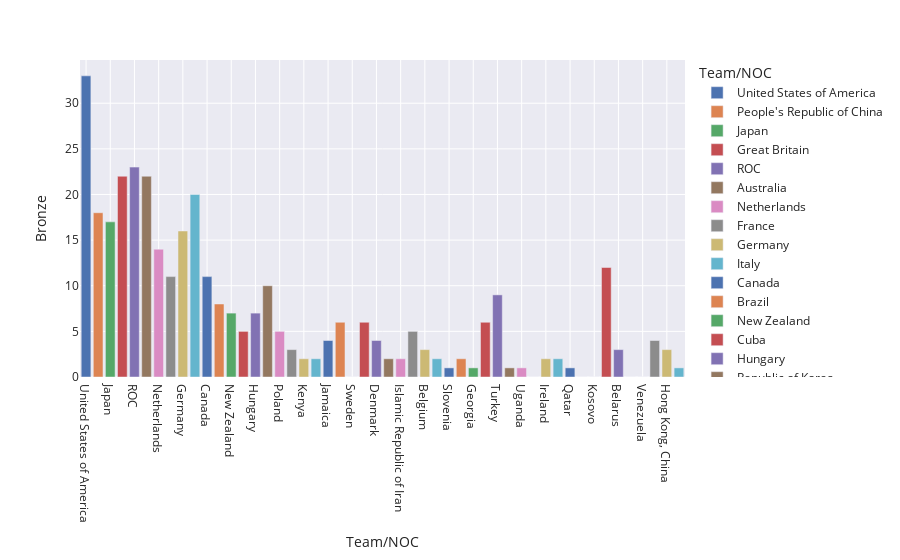

Write notebook code for a chart like this one.
### Code cell
px.bar(data_frame=teamdata,x='Team/NOC',y='Bronze',template='seaborn',color='Team/NOC')

### Figure 1 — Plotly figure (JSON) as saved in the notebook; plotly's stock layout.template omitted (floating-point values rounded to 4 significant figures)
{"data": [{"alignmentgroup": "True", "hovertemplate": "Team/NOC=%{x}<br>Bronze=%{y}<extra></extra>", "legendgroup": "United States of America", "marker": {"color": "rgb(76,114,176)", "pattern": {"shape": ""}}, "name": "United States of America", "offsetgroup": "United States of America", "orientation": "v", "showlegend": true, "textposition": "auto", "type": "bar", "x": ["United States of America"], "xaxis": "x", "y": [33], "yaxis": "y"}, {"alignmentgroup": "True", "hovertemplate": "Team/NOC=%{x}<br>Bronze=%{y}<extra></extra>", "legendgroup": "People's Republic of China", "marker": {"color": "rgb(221,132,82)", "pattern": {"shape": ""}}, "name": "People's Republic of China", "offsetgroup": "People's Republic of China", "orientation": "v", "showlegend": true, "textposition": "auto", "type": "bar", "x": ["People's Republic of China"], "xaxis": "x", "y": [18], "yaxis": "y"}, {"alignmentgroup": "True", "hovertemplate": "Team/NOC=%{x}<br>Bronze=%{y}<extra></extra>", "legendgroup": "Japan", "marker": {"color": "rgb(85,168,104)", "pattern": {"shape": ""}}, "name": "Japan", "offsetgroup": "Japan", "orientation": "v", "showlegend": true, "textposition": "auto", "type": "bar", "x": ["Japan"], "xaxis": "x", "y": [17], "yaxis": "y"}, {"alignmentgroup": "True", "hovertemplate": "Team/NOC=%{x}<br>Bronze=%{y}<extra></extra>", "legendgroup": "Great Britain", "marker": {"color": "rgb(196,78,82)", "pattern": {"shape": ""}}, "name": "Great Britain", "offsetgroup": "Great Britain", "orientation": "v", "showlegend": true, "textposition": "auto", "type": "bar", "x": ["Great Britain"], "xaxis": "x", "y": [22], "yaxis": "y"}, {"alignmentgroup": "True", "hovertemplate": "Team/NOC=%{x}<br>Bronze=%{y}<extra></extra>", "legendgroup": "ROC", "marker": {"color": "rgb(129,114,179)", "pattern": {"shape": ""}}, "name": "ROC", "offsetgroup": "ROC", "orientation": "v", "showlegend": true, "textposition": "auto", "type": "bar", "x": ["ROC"], "xaxis": "x", "y": [23], "yaxis": "y"}, {"alignmentgroup": "True", "hovertemplate": "Team/NOC=%{x}<br>Bronze=%{y}<extra></extra>", "legendgroup": "Australia", "marker": {"color": "rgb(147,120,96)", "pattern": {"shape": ""}}, "name": "Australia", "offsetgroup": "Australia", "orientation": "v", "showlegend": true, "textposition": "auto", "type": "bar", "x": ["Australia"], "xaxis": "x", "y": [22], "yaxis": "y"}, {"alignmentgroup": "True", "hovertemplate": "Team/NOC=%{x}<br>Bronze=%{y}<extra></extra>", "legendgroup": "Netherlands", "marker": {"color": "rgb(218,139,195)", "pattern": {"shape": ""}}, "name": "Netherlands", "offsetgroup": "Netherlands", "orientation": "v", "showlegend": true, "textposition": "auto", "type": "bar", "x": ["Netherlands"], "xaxis": "x", "y": [14], "yaxis": "y"}, {"alignmentgroup": "True", "hovertemplate": "Team/NOC=%{x}<br>Bronze=%{y}<extra></extra>", "legendgroup": "France", "marker": {"color": "rgb(140,140,140)", "pattern": {"shape": ""}}, "name": "France", "offsetgroup": "France", "orientation": "v", "showlegend": true, "textposition": "auto", "type": "bar", "x": ["France"], "xaxis": "x", "y": [11], "yaxis": "y"}, {"alignmentgroup": "True", "hovertemplate": "Team/NOC=%{x}<br>Bronze=%{y}<extra></extra>", "legendgroup": "Germany", "marker": {"color": "rgb(204,185,116)", "pattern": {"shape": ""}}, "name": "Germany", "offsetgroup": "Germany", "orientation": "v", "showlegend": true, "textposition": "auto", "type": "bar", "x": ["Germany"], "xaxis": "x", "y": [16], "yaxis": "y"}, {"alignmentgroup": "True", "hovertemplate": "Team/NOC=%{x}<br>Bronze=%{y}<extra></extra>", "legendgroup": "Italy", "marker": {"color": "rgb(100,181,205)", "pattern": {"shape": ""}}, "name": "Italy", "offsetgroup": "Italy", "orientation": "v", "showlegend": true, "textposition": "auto", "type": "bar", "x": ["Italy"], "xaxis": "x", "y": [20], "yaxis": "y"}, {"alignmentgroup": "True", "hovertemplate": "Team/NOC=%{x}<br>Bronze=%{y}<extra></extra>", "legendgroup": "Canada", "marker": {"color": "rgb(76,114,176)", "pattern": {"shape": ""}}, "name": "Canada", "offsetgroup": "Canada", "orientation": "v", "showlegend": true, "textposition": "auto", "type": "bar", "x": ["Canada"], "xaxis": "x", "y": [11], "yaxis": "y"}, {"alignmentgroup": "True", "hovertemplate": "Team/NOC=%{x}<br>Bronze=%{y}<extra></extra>", "legendgroup": "Brazil", "marker": {"color": "rgb(221,132,82)", "pattern": {"shape": ""}}, "name": "Brazil", "offsetgroup": "Brazil", "orientation": "v", "showlegend": true, "textposition": "auto", "type": "bar", "x": ["Brazil"], "xaxis": "x", "y": [8], "yaxis": "y"}, {"alignmentgroup": "True", "hovertemplate": "Team/NOC=%{x}<br>Bronze=%{y}<extra></extra>", "legendgroup": "New Zealand", "marker": {"color": "rgb(85,168,104)", "pattern": {"shape": ""}}, "name": "New Zealand", "offsetgroup": "New Zealand", "orientation": "v", "showlegend": true, "textposition": "auto", "type": "bar", "x": ["New Zealand"], "xaxis": "x", "y": [7], "yaxis": "y"}, {"alignmentgroup": "True", "hovertemplate": "Team/NOC=%{x}<br>Bronze=%{y}<extra></extra>", "legendgroup": "Cuba", "marker": {"color": "rgb(196,78,82)", "pattern": {"shape": ""}}, "name": "Cuba", "offsetgroup": "Cuba", "orientation": "v", "showlegend": true, "textposition": "auto", "type": "bar", "x": ["Cuba"], "xaxis": "x", "y": [5], "yaxis": "y"}, {"alignmentgroup": "True", "hovertemplate": "Team/NOC=%{x}<br>Bronze=%{y}<extra></extra>", "legendgroup": "Hungary", "marker": {"color": "rgb(129,114,179)", "pattern": {"shape": ""}}, "name": "Hungary", "offsetgroup": "Hungary", "orientation": "v", "showlegend": true, "textposition": "auto", "type": "bar", "x": ["Hungary"], "xaxis": "x", "y": [7], "yaxis": "y"}, {"alignmentgroup": "True", "hovertemplate": "Team/NOC=%{x}<br>Bronze=%{y}<extra></extra>", "legendgroup": "Republic of Korea", "marker": {"color": "rgb(147,120,96)", "pattern": {"shape": ""}}, "name": "Republic of Korea", "offsetgroup": "Republic of Korea", "orientation": "v", "showlegend": true, "textposition": "auto", "type": "bar", "x": ["Republic of Korea"], "xaxis": "x", "y": [10], "yaxis": "y"}, {"alignmentgroup": "True", "hovertemplate": "Team/NOC=%{x}<br>Bronze=%{y}<extra></extra>", "legendgroup": "Poland", "marker": {"color": "rgb(218,139,195)", "pattern": {"shape": ""}}, "name": "Poland", "offsetgroup": "Poland", "orientation": "v", "showlegend": true, "textposition": "auto", "type": "bar", "x": ["Poland"], "xaxis": "x", "y": [5], "yaxis": "y"}, {"alignmentgroup": "True", "hovertemplate": "Team/NOC=%{x}<br>Bronze=%{y}<extra></extra>", "legendgroup": "Czech Republic", "marker": {"color": "rgb(140,140,140)", "pattern": {"shape": ""}}, "name": "Czech Republic", "offsetgroup": "Czech Republic", "orientation": "v", "showlegend": true, "textposition": "auto", "type": "bar", "x": ["Czech Republic"], "xaxis": "x", "y": [3], "yaxis": "y"}, {"alignmentgroup": "True", "hovertemplate": "Team/NOC=%{x}<br>Bronze=%{y}<extra></extra>", "legendgroup": "Kenya", "marker": {"color": "rgb(204,185,116)", "pattern": {"shape": ""}}, "name": "Kenya", "offsetgroup": "Kenya", "orientation": "v", "showlegend": true, "textposition": "auto", "type": "bar", "x": ["Kenya"], "xaxis": "x", "y": [2], "yaxis": "y"}, {"alignmentgroup": "True", "hovertemplate": "Team/NOC=%{x}<br>Bronze=%{y}<extra></extra>", "legendgroup": "Norway", "marker": {"color": "rgb(100,181,205)", "pattern": {"shape": ""}}, "name": "Norway", "offsetgroup": "Norway", "orientation": "v", "showlegend": true, "textposition": "auto", "type": "bar", "x": ["Norway"], "xaxis": "x", "y": [2], "yaxis": "y"}, {"alignmentgroup": "True", "hovertemplate": "Team/NOC=%{x}<br>Bronze=%{y}<extra></extra>", "legendgroup": "Jamaica", "marker": {"color": "rgb(76,114,176)", "pattern": {"shape": ""}}, "name": "Jamaica", "offsetgroup": "Jamaica", "orientation": "v", "showlegend": true, "textposition": "auto", "type": "bar", "x": ["Jamaica"], "xaxis": "x", "y": [4], "yaxis": "y"}, {"alignmentgroup": "True", "hovertemplate": "Team/NOC=%{x}<br>Bronze=%{y}<extra></extra>", "legendgroup": "Spain", "marker": {"color": "rgb(221,132,82)", "pattern": {"shape": ""}}, "name": "Spain", "offsetgroup": "Spain", "orientation": "v", "showlegend": true, "textposition": "auto", "type": "bar", "x": ["Spain"], "xaxis": "x", "y": [6], "yaxis": "y"}, {"alignmentgroup": "True", "hovertemplate": "Team/NOC=%{x}<br>Bronze=%{y}<extra></extra>", "legendgroup": "Sweden", "marker": {"color": "rgb(85,168,104)", "pattern": {"shape": ""}}, "name": "Sweden", "offsetgroup": "Sweden", "orientation": "v", "showlegend": true, "textposition": "auto", "type": "bar", "x": ["Sweden"], "xaxis": "x", "y": [0], "yaxis": "y"}, {"alignmentgroup": "True", "hovertemplate": "Team/NOC=%{x}<br>Bronze=%{y}<extra></extra>", "legendgroup": "Switzerland", "marker": {"color": "rgb(196,78,82)", "pattern": {"shape": ""}}, "name": "Switzerland", "offsetgroup": "Switzerland", "orientation": "v", "showlegend": true, "textposition": "auto", "type": "bar", "x": ["Switzerland"], "xaxis": "x", "y": [6], "yaxis": "y"}, {"alignmentgroup": "True", "hovertemplate": "Team/NOC=%{x}<br>Bronze=%{y}<extra></extra>", "legendgroup": "Denmark", "marker": {"color": "rgb(129,114,179)", "pattern": {"shape": ""}}, "name": "Denmark", "offsetgroup": "Denmark", "orientation": "v", "showlegend": true, "textposition": "auto", "type": "bar", "x": ["Denmark"], "xaxis": "x", "y": [4], "yaxis": "y"}, {"alignmentgroup": "True", "hovertemplate": "Team/NOC=%{x}<br>Bronze=%{y}<extra></extra>", "legendgroup": "Croatia", "marker": {"color": "rgb(147,120,96)", "pattern": {"shape": ""}}, "name": "Croatia", "offsetgroup": "Croatia", "orientation": "v", "showlegend": true, "textposition": "auto", "type": "bar", "x": ["Croatia"], "xaxis": "x", "y": [2], "yaxis": "y"}, {"alignmentgroup": "True", "hovertemplate": "Team/NOC=%{x}<br>Bronze=%{y}<extra></extra>", "legendgroup": "Islamic Republic of Iran", "marker": {"color": "rgb(218,139,195)", "pattern": {"shape": ""}}, "name": "Islamic Republic of Iran", "offsetgroup": "Islamic Republic of Iran", "orientation": "v", "showlegend": true, "textposition": "auto", "type": "bar", "x": ["Islamic Republic of Iran"], "xaxis": "x", "y": [2], "yaxis": "y"}, {"alignmentgroup": "True", "hovertemplate": "Team/NOC=%{x}<br>Bronze=%{y}<extra></extra>", "legendgroup": "Serbia", "marker": {"color": "rgb(140,140,140)", "pattern": {"shape": ""}}, "name": "Serbia", "offsetgroup": "Serbia", "orientation": "v", "showlegend": true, "textposition": "auto", "type": "bar", "x": ["Serbia"], "xaxis": "x", "y": [5], "yaxis": "y"}, {"alignmentgroup": "True", "hovertemplate": "Team/NOC=%{x}<br>Bronze=%{y}<extra></extra>", "legendgroup": "Belgium", "marker": {"color": "rgb(204,185,116)", "pattern": {"shape": ""}}, "name": "Belgium", "offsetgroup": "Belgium", "orientation": "v", "showlegend": true, "textposition": "auto", "type": "bar", "x": ["Belgium"], "xaxis": "x", "y": [3], "yaxis": "y"}, {"alignmentgroup": "True", "hovertemplate": "Team/NOC=%{x}<br>Bronze=%{y}<extra></extra>", "legendgroup": "Bulgaria", "marker": {"color": "rgb(100,181,205)", "pattern": {"shape": ""}}, "name": "Bulgaria", "offsetgroup": "Bulgaria", "orientation": "v", "showlegend": true, "textposition": "auto", "type": "bar", "x": ["Bulgaria"], "xaxis": "x", "y": [2], "yaxis": "y"}, {"alignmentgroup": "True", "hovertemplate": "Team/NOC=%{x}<br>Bronze=%{y}<extra></extra>", "legendgroup": "Slovenia", "marker": {"color": "rgb(76,114,176)", "pattern": {"shape": ""}}, "name": "Slovenia", "offsetgroup": "Slovenia", "orientation": "v", "showlegend": true, "textposition": "auto", "type": "bar", "x": ["Slovenia"], "xaxis": "x", "y": [1], "yaxis": "y"}, {"alignmentgroup": "True", "hovertemplate": "Team/NOC=%{x}<br>Bronze=%{y}<extra></extra>", "legendgroup": "Uzbekistan", "marker": {"color": "rgb(221,132,82)", "pattern": {"shape": ""}}, "name": "Uzbekistan", "offsetgroup": "Uzbekistan", "orientation": "v", "showlegend": true, "textposition": "auto", "type": "bar", "x": ["Uzbekistan"], "xaxis": "x", "y": [2], "yaxis": "y"}, {"alignmentgroup": "True", "hovertemplate": "Team/NOC=%{x}<br>Bronze=%{y}<extra></extra>", "legendgroup": "Georgia", "marker": {"color": "rgb(85,168,104)", "pattern": {"shape": ""}}, "name": "Georgia", "offsetgroup": "Georgia", "orientation": "v", "showlegend": true, "textposition": "auto", "type": "bar", "x": ["Georgia"], "xaxis": "x", "y": [1], "yaxis": "y"}, {"alignmentgroup": "True", "hovertemplate": "Team/NOC=%{x}<br>Bronze=%{y}<extra></extra>", "legendgroup": "Chinese Taipei", "marker": {"color": "rgb(196,78,82)", "pattern": {"shape": ""}}, "name": "Chinese Taipei", "offsetgroup": "Chinese Taipei", "orientation": "v", "showlegend": true, "textposition": "auto", "type": "bar", "x": ["Chinese Taipei"], "xaxis": "x", "y": [6], "yaxis": "y"}, {"alignmentgroup": "True", "hovertemplate": "Team/NOC=%{x}<br>Bronze=%{y}<extra></extra>", "legendgroup": "Turkey", "marker": {"color": "rgb(129,114,179)", "pattern": {"shape": ""}}, "name": "Turkey", "offsetgroup": "Turkey", "orientation": "v", "showlegend": true, "textposition": "auto", "type": "bar", "x": ["Turkey"], "xaxis": "x", "y": [9], "yaxis": "y"}, {"alignmentgroup": "True", "hovertemplate": "Team/NOC=%{x}<br>Bronze=%{y}<extra></extra>", "legendgroup": "Greece", "marker": {"color": "rgb(147,120,96)", "pattern": {"shape": ""}}, "name": "Greece", "offsetgroup": "Greece", "orientation": "v", "showlegend": true, "textposition": "auto", "type": "bar", "x": ["Greece"], "xaxis": "x", "y": [1], "yaxis": "y"}, {"alignmentgroup": "True", "hovertemplate": "Team/NOC=%{x}<br>Bronze=%{y}<extra></extra>", "legendgroup": "Uganda", "marker": {"color": "rgb(218,139,195)", "pattern": {"shape": ""}}, "name": "Uganda", "offsetgroup": "Uganda", "orientation": "v", "showlegend": true, "textposition": "auto", "type": "bar", "x": ["Uganda"], "xaxis": "x", "y": [1], "yaxis": "y"}, {"alignmentgroup": "True", "hovertemplate": "Team/NOC=%{x}<br>Bronze=%{y}<extra></extra>", "legendgroup": "Ecuador", "marker": {"color": "rgb(140,140,140)", "pattern": {"shape": ""}}, "name": "Ecuador", "offsetgroup": "Ecuador", "orientation": "v", "showlegend": true, "textposition": "auto", "type": "bar", "x": ["Ecuador"], "xaxis": "x", "y": [0], "yaxis": "y"}, {"alignmentgroup": "True", "hovertemplate": "Team/NOC=%{x}<br>Bronze=%{y}<extra></extra>", "legendgroup": "Ireland", "marker": {"color": "rgb(204,185,116)", "pattern": {"shape": ""}}, "name": "Ireland", "offsetgroup": "Ireland", "orientation": "v", "showlegend": true, "textposition": "auto", "type": "bar", "x": ["Ireland"], "xaxis": "x", "y": [2], "yaxis": "y"}, {"alignmentgroup": "True", "hovertemplate": "Team/NOC=%{x}<br>Bronze=%{y}<extra></extra>", "legendgroup": "Israel", "marker": {"color": "rgb(100,181,205)", "pattern": {"shape": ""}}, "name": "Israel", "offsetgroup": "Israel", "orientation": "v", "showlegend": true, "textposition": "auto", "type": "bar", "x": ["Israel"], "xaxis": "x", "y": [2], "yaxis": "y"}, {"alignmentgroup": "True", "hovertemplate": "Team/NOC=%{x}<br>Bronze=%{y}<extra></extra>", "legendgroup": "Qatar", "marker": {"color": "rgb(76,114,176)", "pattern": {"shape": ""}}, "name": "Qatar", "offsetgroup": "Qatar", "orientation": "v", "showlegend": true, "textposition": "auto", "type": "bar", "x": ["Qatar"], "xaxis": "x", "y": [1], "yaxis": "y"}, {"alignmentgroup": "True", "hovertemplate": "Team/NOC=%{x}<br>Bronze=%{y}<extra></extra>", "legendgroup": "Bahamas", "marker": {"color": "rgb(221,132,82)", "pattern": {"shape": ""}}, "name": "Bahamas", "offsetgroup": "Bahamas", "orientation": "v", "showlegend": true, "textposition": "auto", "type": "bar", "x": ["Bahamas"], "xaxis": "x", "y": [0], "yaxis": "y"}, {"alignmentgroup": "True", "hovertemplate": "Team/NOC=%{x}<br>Bronze=%{y}<extra></extra>", "legendgroup": "Kosovo", "marker": {"color": "rgb(85,168,104)", "pattern": {"shape": ""}}, "name": "Kosovo", "offsetgroup": "Kosovo", "orientation": "v", "showlegend": true, "textposition": "auto", "type": "bar", "x": ["Kosovo"], "xaxis": "x", "y": [0], "yaxis": "y"}, {"alignmentgroup": "True", "hovertemplate": "Team/NOC=%{x}<br>Bronze=%{y}<extra></extra>", "legendgroup": "Ukraine", "marker": {"color": "rgb(196,78,82)", "pattern": {"shape": ""}}, "name": "Ukraine", "offsetgroup": "Ukraine", "orientation": "v", "showlegend": true, "textposition": "auto", "type": "bar", "x": ["Ukraine"], "xaxis": "x", "y": [12], "yaxis": "y"}, {"alignmentgroup": "True", "hovertemplate": "Team/NOC=%{x}<br>Bronze=%{y}<extra></extra>", "legendgroup": "Belarus", "marker": {"color": "rgb(129,114,179)", "pattern": {"shape": ""}}, "name": "Belarus", "offsetgroup": "Belarus", "orientation": "v", "showlegend": true, "textposition": "auto", "type": "bar", "x": ["Belarus"], "xaxis": "x", "y": [3], "yaxis": "y"}, {"alignmentgroup": "True", "hovertemplate": "Team/NOC=%{x}<br>Bronze=%{y}<extra></extra>", "legendgroup": "Romania", "marker": {"color": "rgb(147,120,96)", "pattern": {"shape": ""}}, "name": "Romania", "offsetgroup": "Romania", "orientation": "v", "showlegend": true, "textposition": "auto", "type": "bar", "x": ["Romania"], "xaxis": "x", "y": [0], "yaxis": "y"}, {"alignmentgroup": "True", "hovertemplate": "Team/NOC=%{x}<br>Bronze=%{y}<extra></extra>", "legendgroup": "Venezuela", "marker": {"color": "rgb(218,139,195)", "pattern": {"shape": ""}}, "name": "Venezuela", "offsetgroup": "Venezuela", "orientation": "v", "showlegend": true, "textposition": "auto", "type": "bar", "x": ["Venezuela"], "xaxis": "x", "y": [0], "yaxis": "y"}, {"alignmentgroup": "True", "hovertemplate": "Team/NOC=%{x}<br>Bronze=%{y}<extra></extra>", "legendgroup": "India", "marker": {"color": "rgb(140,140,140)", "pattern": {"shape": ""}}, "name": "India", "offsetgroup": "India", "orientation": "v", "showlegend": true, "textposition": "auto", "type": "bar", "x": ["India"], "xaxis": "x", "y": [4], "yaxis": "y"}, {"alignmentgroup": "True", "hovertemplate": "Team/NOC=%{x}<br>Bronze=%{y}<extra></extra>", "legendgroup": "Hong Kong, China", "marker": {"color": "rgb(204,185,116)", "pattern": {"shape": ""}}, "name": "Hong Kong, China", "offsetgroup": "Hong Kong, China", "orientation": "v", "showlegend": true, "textposition": "auto", "type": "bar", "x": ["Hong Kong, China"], "xaxis": "x", "y": [3], "yaxis": "y"}, {"alignmentgroup": "True", "hovertemplate": "Team/NOC=%{x}<br>Bronze=%{y}<extra></extra>", "legendgroup": "Philippines", "marker": {"color": "rgb(100,181,205)", "pattern": {"shape": ""}}, "name": "Philippines", "offsetgroup": "Philippines", "orientation": "v", "showlegend": true, "textposition": "auto", "type": "bar", "x": ["Philippines"], "xaxis": "x", "y": [1], "yaxis": "y"}], "layout": {"barmode": "relative", "legend": {"title": {"text": "Team/NOC"}, "tracegroupgap": 0}, "margin": {"t": 60}, "xaxis": {"anchor": "y", "categoryarray": ["United States of America", "People's Republic of China", "Japan", "Great Britain", "ROC", "Australia", "Netherlands", "France", "Germany", "Italy", "Canada", "Brazil", "New Zealand", "Cuba", "Hungary", "Republic of Korea", "Poland", "Czech Republic", "Kenya", "Norway", "Jamaica", "Spain", "Sweden", "Switzerland", "Denmark", "Croatia", "Islamic Republic of Iran", "Serbia", "Belgium", "Bulgaria", "Slovenia", "Uzbekistan", "Georgia", "Chinese Taipei", "Turkey", "Greece", "Uganda", "Ecuador", "Ireland", "Israel", "Qatar", "Bahamas", "Kosovo", "Ukraine", "Belarus", "Romania", "Venezuela", "India", "Hong Kong, China", "Philippines"], "categoryorder": "array", "domain": [0, 1], "title": {"text": "Team/NOC"}}, "yaxis": {"anchor": "x", "domain": [0, 1], "title": {"text": "Bronze"}}}}
